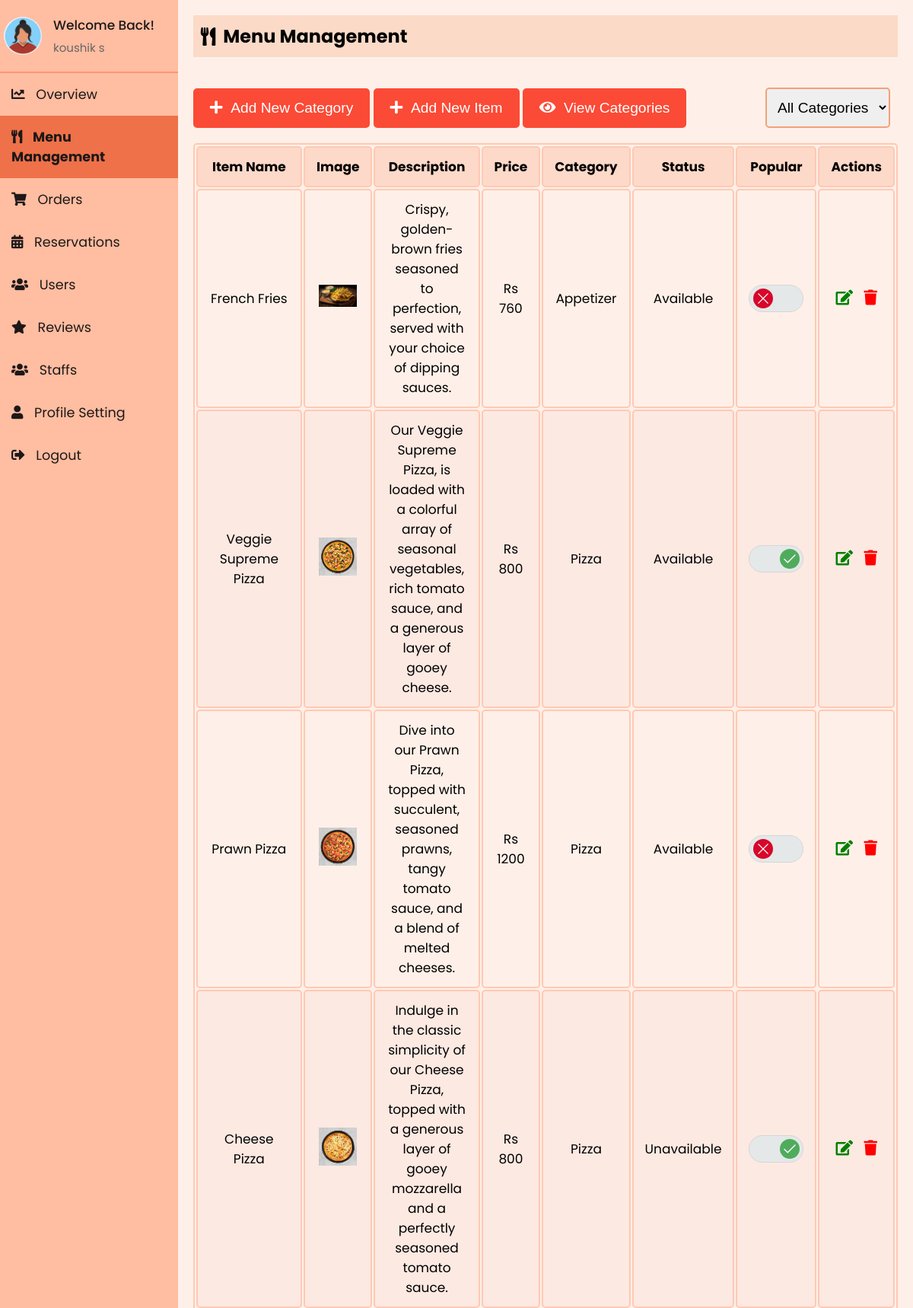
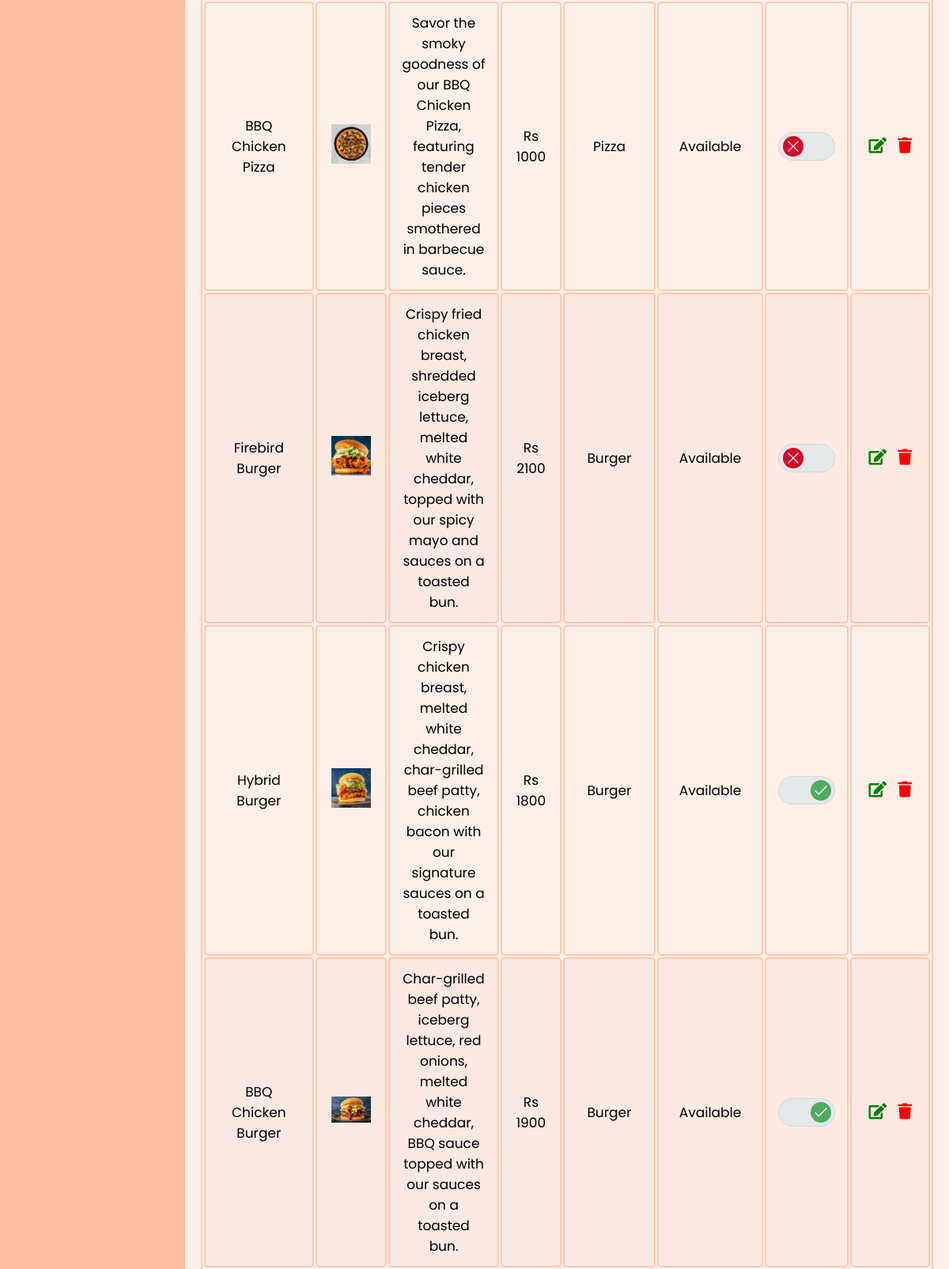
The page /Admin/admin_menu.php (signed in, upper part) on the database its author committed (2 pictures, top to bottom).
### tables this page shows
CREATE TABLE `staff` (
  `id` int(11) NOT NULL,
  `firstName` varchar(50) NOT NULL,
  `lastName` varchar(50) NOT NULL,
  `email` varchar(100) NOT NULL,
  `contact` varchar(15) DEFAULT NULL,
  `role` enum('superadmin','admin','delivery boy','waiter') NOT NULL,
  `password` varchar(255) NOT NULL,
  `createdAt` timestamp NOT NULL DEFAULT current_timestamp(),
  `updatedAt` timestamp NOT NULL DEFAULT current_timestamp() ON UPDATE current_timestamp(),
  `profile_image` varchar(255) NOT NULL DEFAULT 'default.jpg'
);

CREATE TABLE `menuitem` (
  `itemId` int(11) NOT NULL,
  `itemName` varchar(255) NOT NULL,
  `catName` varchar(255) NOT NULL,
  `price` varchar(255) NOT NULL,
  `status` enum('Available','Unavailable','','') NOT NULL DEFAULT 'Available',
  `description` varchar(255) NOT NULL,
  `image` varchar(255) NOT NULL,
  `dateCreated` timestamp NOT NULL DEFAULT current_timestamp(),
  `updatedDate` datetime NOT NULL,
  `is_popular` tinyint(1) DEFAULT 0
);

### Admin/sidebar.php (called while the page is built, shortened)
<?php
include 'db_connection.php';
$admin_email = isset($_SESSION['email']) ? $_SESSION['email'] : '';
function getAdminInfo($email)
{
  global $conn;
  $stmt = $conn->prepare("SELECT firstName, lastName, email, profile_image FROM staff WHERE email = ?");
  $stmt->bind_param("s", $email);
  $stmt->execute();
  $stmt->bind_result($firstName, $lastName, $email,  $profile_image);
  return [
    'firstName' => $firstName ?: '',
    'lastName' => $lastName ?: '',
    'email' => $email ?: '',
    'profile_image' => $profile_image ?: 'default.jpg'
  ];
}
$admin_info = getAdminInfo($admin_email);
?>

### Admin/admin_menu.php (the view, shortened to what this page needs)
<?php
include 'db_connection.php';
?>
<?php
include 'sidebar.php';
?>
<!DOCTYPE html>
<html lang="en">
<head>
    <link rel="stylesheet" href="https://cdnjs.cloudflare.com/ajax/libs/font-awesome/5.15.3/css/all.min.css">
    <link rel="stylesheet" href="sidebar.css">
    <link rel="stylesheet" href="admin_menu.css">
</head>
<body>
    <div class="sidebar">
        <div class="profile-section">
            <img src="../uploads/<?php echo htmlspecialchars($admin_info['profile_image']); ?>" alt="Profile Picture">
            <div class="info">
                <h3>Welcome Back!</h3>
                <p><?php echo htmlspecialchars($admin_info['firstName']) . ' ' . htmlspecialchars($admin_info['lastName']); ?></p>
            </div>
        </div>
        <ul>
            <li><a href="index.php"><i class="fas fa-chart-line"></i> Overview</a></li>
            <li><a href="admin_menu.php" class="active"><i class="fas fa-utensils"></i> Menu Management</a></li>
            <li><a href="admin_orders.php"><i class="fas fa-shopping-cart"></i> Orders</a></li>
            <li><a href="reservations.php"><i class="fas fa-calendar-alt"></i> Reservations</a></li>
            <li><a href="users.php"><i class="fas fa-users"></i> Users</a></li>
            <li><a href="reviews.php"><i class="fas fa-star"></i> Reviews</a></li>
            <li><a href="staffs.php"><i class="fas fa-users"></i> Staffs</a></li>
            <li><a href="profile.php"><i class="fas fa-user"></i> Profile Setting</a></li>
            <li><a href="logout.php"><i class="fas fa-sign-out-alt"></i> Logout</a></li>
        </ul>
    </div>
    <div class="content">
        <div class="header">
            <h2><i class="fas fa-utensils"></i> Menu Management</h2>
        </div>
        <div class="modal-row">
            <div>
                <button onclick="openModal()"><i class="fas fa-plus"></i> &nbsp;Add New Category</button>
                <button onclick="openItemModal()"> <i class="fas fa-plus"></i> &nbsp;Add New Item</button>
                <button onclick="openViewCategoryModal()"> <i class="fas fa-eye"></i> &nbsp;View Categories</button>
            </div>
            <div class="search-bar ">
                <select id="categoryFilter" onchange="filterCategories()">
                    <option value="">All Categories</option>
                </select>
            </div>
        </div>
        <table id="menuTable">
            <thead>
                <tr>
                    <th>Item Name</th>
                    <th>Image</th>
                    <th>Description</th>
                    <th>Price</th>
                    <th>Category</th>
                    <th>Status</th>
                    <th>Popular</th>
                    <th>Actions</th>
                </tr>
            </thead>
            <tbody>
                <?php
                include 'db_connection.php';
                $sql = "SELECT * FROM menuitem";
                $result = mysqli_query($conn, $sql);
                if (mysqli_num_rows($result) > 0) {
                    while ($row = mysqli_fetch_assoc($result)) {
                        $isPopularChecked = $row['is_popular'] ? 'checked' : '';
                        echo "<tr data-category='{$row['catName']}'>
                <td>{$row['itemName']}</td>
                <td><img src='../uploads/{$row['image']}' alt='{$row['itemName']}' width='50'></td>
                <td>{$row['description']}</td>
                <td>Rs {$row['price']}</td>
                <td>{$row['catName']}</td>
                <td>{$row['status']}</td>
                <td>
                    <div class='toggler'>
                        <input id='toggler-{$row['itemId']}' name='toggler-{$row['itemId']}' type='checkbox' value='1' $isPopularChecked onchange='togglePopular({$row['itemId']}, this)'>
                        <label for='toggler-{$row['itemId']}'>
                            <svg class='toggler-on' version='1.1' xmlns='http://www.w3.org/2000/svg' viewBox='0 0 130.2 130.2'>
                                <polyline class='path check' points='100.2,40.2 51.5,88.8 29.8,67.5'></polyline>
                            </svg>
                            <svg class='toggler-off' version='1.1' xmlns='http://www.w3.org/2000/svg' viewBox='0 0 130.2 130.2'>
                                <line class='path line' x1='34.4' y1='34.4' x2='95.8' y2='95.8'></line>
                                <line class='path line' x1='95.8' y1='34.4' x2='34.4' y2='95.8'></line>
                            </svg>
                        </label>
                    </div>
                </td>
                <td>
                    <button id='editbtn' onclick='openEditItemModal(this)' data-itemid='{$row['itemId']}' data-itemname='{$row['itemName']}' data-description='{$row['description']}' data-price='{$row['price']}' data-image='{$row['image']}' data-category='{$row['catName']}' data-status='{$row['status']}'><i class='fas fa-edit'></i></button>
                    <button id='deletebtn'  onclick=\"deleteItem('" . $row["itemId"] . "')\"><i class='fas fa-trash'></i></button>
                </td>
              </tr>";
                    }
                } else {
                    echo "<tr><td colspan='8' style='text-align: center;'>No menu items found</td></tr>";
                }
                ?>
            </tbody>
        </table>
    </div>
</body>
</html>

### Admin/sidebar.css (style rules this page uses)
* { margin: 0; padding: 0; box-sizing: border-box; }
body { background: #fef0e8; font-family: "Poppins", sans-serif; display: flex; flex-direction: row; margin: 0; }
.sidebar { width: 250px; background-color: #ffbda1; color: #1d1818; overflow: auto; position: relative; min-height: 100vh; font-size: 1.1rem }
.sidebar ul li a { display: block; padding: 15px; text-decoration: none; color: #1d1818; transition: background-color 0.3s; }
.sidebar ul li a.active { background-color:#ee7149; font-weight: bold; }
.sidebar ul li a i { margin-right: 10px; }
.sidebar ul { list-style-type: none; padding: 0; }
.content { flex: 1; padding: 20px; }
.header { padding: 10px; background-color: #fbdac7; margin-bottom: 20px; display: flex; align-items: center; }
.header h2 { display: flex; align-items: center; }
.header h2 i { margin-right: 10px; }
.profile-section { padding: 20px 5px 20px 5px; display: flex; align-items: center; border-bottom: 2px solid rgba(253, 108, 77, 0.5); }
.profile-section img { width: 50px; height: 50px; border-radius: 50%; margin-right: 15px; }
.profile-section .info { flex-grow: 1; }
.profile-section .info h3 { margin: 0; font-size: 17px; font-weight: 500; }
.profile-section .info p { margin: 5px 0 0; font-size: 15px; color: #666; }
.sidebar ul li a.active { font-weight: bold; }

### Admin/admin_menu.css (style rules this page uses)
* { margin: 0; padding: 0; }
body { background: #fef0e8; font-family: "Poppins", sans-serif; margin: 0; }
.content { flex: 1; padding: 20px; margin-bottom: 40px; }
table { width: 100%; border: 2px solid #ffc9b3; font-size: 17px; text-align: center; cursor: pointer; border-radius: 5px; }
table th, table td { padding: 12px 15px; border: 2px solid #ffc9b3; border-radius: 5px; }
table th { background-color: #fdd9c9; }
table tr:nth-of-type(even) { background-color: #fce9e2; }
.header { padding: 10px; background-color: #fbdac7; margin-bottom: 20px; display: flex; align-items: center; }
.modal-row { margin: 40px 0 20px 0; display: flex; align-items: center; justify-content: space-between; }
#editbtn, #deletebtn { font-size: 20px; background: none; border: none; padding: 0 0 0 0; outline: none; cursor: pointer; padding: 0 5px 0 5px; }
#editbtn { color: green; }
#deletebtn { color: red; }
.search-bar select, .search-bar button { padding: 13px 10px; margin-right: 10px; font-size: 1.2rem; border-radius: 5px; border: 2px solid #f4a178; cursor: pointer; outline: none; }
button { background-color: #fb4a36; color: white; border: 2px solid #fb4a36; padding: 13px 20px; cursor: pointer; border-radius: 5px; transition: all 0.3s ease; font-size: 1.2rem; }
.toggler { width: 72px; margin: 40px auto; }
.toggler label { display: block; position: relative; width: 72px; height: 36px; border: 1px solid #d6d6d6; border-radius: 36px; background: #e4e8e8; cursor: pointer; }
.toggler label::after { display: block; border-radius: 100%; background-color: #d7062a; content: ''; animation-name: toggler-size; animation-duration: 0.15s; animation-timing-function: ease-out; animation-direction: forwards; animation-iteration-count: 1; animation-play-state: running; }
.toggler label::after, .toggler label .toggler-on, .toggler label .toggler-off { position: absolute; top: 50%; left: 25%; width: 26px; height: 26px; transform: translateY(-50%) translateX(-50%); transition: left 0.15s ease-in-out, background-color 0.2s ease-out, width 0.15s ease-in-out, height 0.15s ease-in-out, opacity 0.15s ease-in-out; }
.toggler input:checked+label::after, .toggler input:checked+label .toggler-on, .toggler input:checked+label .toggler-off { left: 75%; }
.toggler input:checked+label::after { background-color: #50ac5d; animation-name: toggler-size2; }
.toggler .toggler-on, .toggler .toggler-off { opacity: 1; z-index: 2; }

### rows shown on the page
staff: profile_image (picture), firstName "koushik", lastName "s"
menuitem: itemName "French Fries", image (picture), description "Crispy, golden-brown fries seasoned to perfection, served with your choice of dipping sauces.", price "760", catName "Appetizer", status "Available"
menuitem: itemName "Veggie Supreme Pizza", image (picture), description "Our Veggie Supreme Pizza, is loaded with a colorful array of seasonal vegetables, rich tomato sauce, and a generous layer of gooey cheese.", price "800", catName "Pizza", status "Available"
menuitem: itemName "Prawn Pizza", image (picture), description "Dive into our Prawn Pizza, topped with succulent, seasoned prawns, tangy tomato sauce, and a blend of melted cheeses.", price "1200", catName "Pizza", status "Available"
menuitem: itemName "Cheese Pizza", image (picture), description "Indulge in the classic simplicity of our Cheese Pizza, topped with a generous layer of gooey mozzarella and a perfectly seasoned tomato sauce.", price "800", catName "Pizza", status "Unavailable"
menuitem: itemName "BBQ Chicken Pizza", image (picture), description "Savor the smoky goodness of our BBQ Chicken Pizza, featuring tender chicken pieces smothered in barbecue sauce.", price "1000", catName "Pizza", status "Available"
menuitem: itemName "Firebird Burger", image (picture), description "Crispy fried chicken breast, shredded iceberg lettuce, melted white cheddar, topped with our spicy mayo and sauces on a toasted bun.", price "2100", catName "Burger", status "Available"
menuitem: itemName "Hybrid Burger", image (picture), description "Crispy chicken breast, melted white cheddar, char-grilled beef patty, chicken bacon with our signature sauces on a toasted bun.", price "1800", catName "Burger", status "Available"
menuitem: itemName "BBQ Chicken Burger", image (picture), description "Char-grilled beef patty, iceberg lettuce, red onions, melted white cheddar, BBQ sauce topped with our sauces on a toasted bun.", price "1900", catName "Burger", status "Available"
